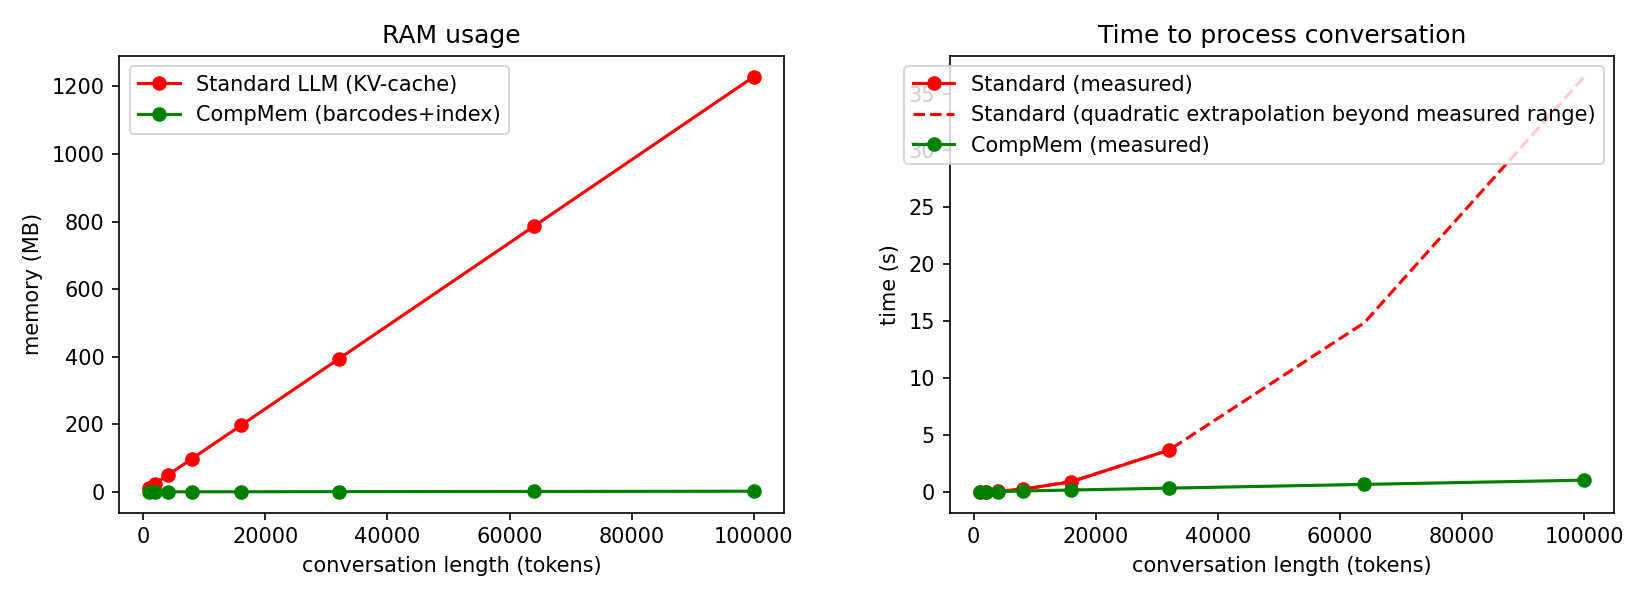

This chart was generated by the following Python code:
"""Phase 4, Step B: RAM + speed of CompMem vs a standard full-attention LLM.

Standard LLM : KV-cache grows linearly (bytes), prefill attention time grows ~ N^2.
               Time is MEASURED up to 8k tokens, then EXTRAPOLATED with a quadratic fit (dashed).
               KV memory is computed from a GPT-2-small-like config (12 layers, 12 heads x 64, fp16).
CompMem      : MEASURED for the whole range: chunk, hash, insert, MIH-retrieve, attend over k=4 chunks.
               Memory measured with tracemalloc (barcodes + hash tables + chunk text); bounded by the cleaner.
"""
import random, time, tracemalloc
import numpy as np
import torch
import matplotlib
matplotlib.use("Agg")
import matplotlib.pyplot as plt

from mih import MemoryStore
from cleaner import maintain, M_MAX

import argparse
ap = argparse.ArgumentParser()
ap.add_argument("--layers", type=int, default=24)      # Qwen2.5-0.5B
ap.add_argument("--heads", type=int, default=14)
ap.add_argument("--kv_heads", type=int, default=2)
ap.add_argument("--dh", type=int, default=64)
ap.add_argument("--max_measured", type=int, default=0, help="0 = auto (32000 on GPU, 8000 on CPU)")
ap.add_argument("--max_n", type=int, default=100000)
ARGS = ap.parse_args()
DEV = "cuda" if torch.cuda.is_available() else "cpu"
LAYERS, HEADS, DH, BYTES, CHUNK, K = ARGS.layers, ARGS.heads, ARGS.dh, 2, 256, 4
KV_BYTES_PER_TOKEN = 2 * LAYERS * ARGS.kv_heads * DH * BYTES     # keys + values (GQA)
WORDS = [f"w{i}" for i in range(500)]


def std_attention_time(n):
    dt = torch.float16 if DEV == "cuda" else torch.float32
    q, k, v = (torch.randn(1, HEADS, n, DH, device=DEV, dtype=dt) for _ in range(3))
    if DEV == "cuda": torch.cuda.synchronize()
    t = time.perf_counter()
    torch.nn.functional.scaled_dot_product_attention(q, k, v, is_causal=True)
    if DEV == "cuda": torch.cuda.synchronize()
    return (time.perf_counter() - t) * LAYERS                     # all layers


def compmem_run(n_tokens):
    random.seed(0)
    tracemalloc.start()
    store = MemoryStore()
    dt = torch.float16 if DEV == "cuda" else torch.float32
    ctx_k, ctx_v = (torch.randn(1, HEADS, K * CHUNK, DH, device=DEV, dtype=dt) for _ in range(2))
    t = time.perf_counter()
    for c in range(n_tokens // CHUNK):
        text = " ".join(random.choices(WORDS, k=CHUNK))          # a 256-token chunk
        code = random.getrandbits(64)                            # stand-in for encoder output (cheap)
        store.save(text, code)
        store.query(code, 7)                                     # MIH retrieval
        q = torch.randn(1, HEADS, CHUNK, DH, device=DEV, dtype=dt)   # attend over retrieved k chunks only
        for _ in range(LAYERS):
            torch.nn.functional.scaled_dot_product_attention(q, ctx_k, ctx_v)
        if len(store.index.codes) > M_MAX:                       # keep memory bounded (evict oldest)
            oldest = min(store.texts)
            store.index.remove(oldest); store.texts.pop(oldest); store.chunk_cluster.pop(oldest)
    elapsed = time.perf_counter() - t
    mem = tracemalloc.get_traced_memory()[1]; tracemalloc.stop()
    return elapsed, mem


def main():
    Ns = [n for n in [1000, 2000, 4000, 8000, 16000, 32000, 64000, 100000] if n <= ARGS.max_n]
    lim = ARGS.max_measured or (32000 if DEV == "cuda" else 8000)
    meas_N = [n for n in Ns if n <= lim]
    std_t = [min(std_attention_time(n) for _ in range(3)) for n in meas_N]
    coef = np.polyfit(meas_N, std_t, 2)
    std_time = [float(np.polyval(coef, n)) for n in Ns]
    std_mem = [n * KV_BYTES_PER_TOKEN / 1e6 for n in Ns]                     # MB
    cm = [compmem_run(n) for n in Ns]
    cm_time, cm_mem = [c[0] for c in cm], [c[1] / 1e6 for c in cm]

    for n, a, b, c, d in zip(Ns, std_time, cm_time, std_mem, cm_mem):
        print(f"N={n:>7}  std time {a:8.2f}s  CompMem {b:6.2f}s | std KV {c:9.1f} MB  CompMem {d:6.2f} MB")

    fig, ax = plt.subplots(1, 2, figsize=(11, 4))
    ax[0].plot(Ns, std_mem, "r-o", label="Standard LLM (KV-cache)")
    ax[0].plot(Ns, cm_mem, "g-o", label="CompMem (barcodes+index)")
    ax[0].set(xlabel="conversation length (tokens)", ylabel="memory (MB)", title="RAM usage"); ax[0].legend()
    ax[1].plot(meas_N, std_t, "r-o", label="Standard (measured)")
    ax[1].plot(Ns, std_time, "r--", label="Standard (quadratic extrapolation beyond measured range)")
    ax[1].plot(Ns, cm_time, "g-o", label="CompMem (measured)")
    ax[1].set(xlabel="conversation length (tokens)", ylabel="time (s)", title="Time to process conversation")
    ax[1].legend()
    plt.tight_layout(); plt.savefig("benchmark.png", dpi=150)
    print("saved benchmark.png")


if __name__ == "__main__":
    main()
